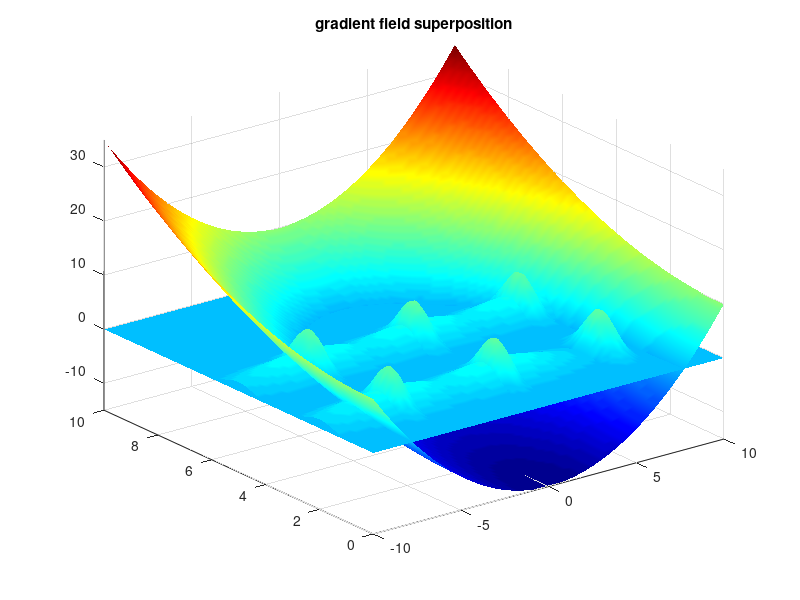

MATLAB code for this plot:
%%
close all; clear all; clc;

x=linspace(-10, 10);
y=linspace(0, 10);
[X,Y]=meshgrid(x,y);
sigma_def = 0.5;
d1 = [0, 2];
d2 = [-6,2];
d3 = [6, 2];
d4 = [0, 5];
d5 = [-6, 5];
d6 = [6, 5];
z1=(10/sqrt(2*pi*sigma_def^2).*exp(-((X-d1(1)).^2/(2*sigma_def^2))-((Y-d1(2)).^2/(2*sigma_def^2)))); %(0, 2)
z2=(10/sqrt(2*pi*sigma_def^2).*exp(-((X-d2(1)).^2/(2*sigma_def^2))-((Y-d2(2)).^2/(2*sigma_def^2)))); %(-6, 2)
z3=(10/sqrt(2*pi*sigma_def^2).*exp(-((X-d3(1)).^2/(2*sigma_def^2))-((Y-d3(2)).^2/(2*sigma_def^2)))); %(6, 2)
z4=(10/sqrt(2*pi*sigma_def^2).*exp(-((X-d4(1)).^2/(2*sigma_def^2))-((Y-d4(2)).^2/(2*sigma_def^2)))); %(0, 5)
z5=(10/sqrt(2*pi*sigma_def^2).*exp(-((X-d5(1)).^2/(2*sigma_def^2))-((Y-d5(2)).^2/(2*sigma_def^2)))); %(-6, 5)
z6=(10/sqrt(2*pi*sigma_def^2).*exp(-((X-d6(1)).^2/(2*sigma_def^2))-((Y-d6(2)).^2/(2*sigma_def^2)))); %(6, 5)
surf(X,Y,z1); hold on;
surf(X,Y,z2);
surf(X,Y,z3);
surf(X,Y,z4);
surf(X,Y,z5);
surf(X,Y,z6);
shading interp
axis tight
%title('defense player potential field')

%%
x=linspace(-10, 10);
y=linspace(0, 10);
[X,Y]=meshgrid(x,y);
sigma = 3;
o1 = [0, 2];
o2 = [-6,2];
o3 = [6, 2];
o4 = [0, 5];
o5 = [-6, 5];
o6 = [6, 5];
z1=(30/sqrt(2*pi*sigma^2).*exp(-((X-o1(1)).^2/(2*sigma^2))-((Y-o1(2)).^2/(2*0.25)))); %(0, 2)
z2=(30/sqrt(2*pi*sigma^2).*exp(-((X-o2(1)).^2/(2*sigma^2))-((Y-o2(2)).^2/(2*0.25)))); %(-6, 2)
%z3=(30/sqrt(2*pi*sigma^2).*exp(-((X-o3(1)).^2/(2*sigma^2))-((Y-o3(2)).^2/(2*0.25)))); %(6, 2)
z4=(30/sqrt(2*pi*sigma^2).*exp(-((X-o4(1)).^2/(2*sigma^2))-((Y-o4(2)).^2/(2*0.25)))); %(0, 5)
z5=(30/sqrt(2*pi*sigma^2).*exp(-((X-o5(1)).^2/(2*sigma^2))-((Y-o5(2)).^2/(2*0.25)))); %(-6, 5)
z6=(30/sqrt(2*pi*sigma^2).*exp(-((X-o6(1)).^2/(2*sigma^2))-((Y-o6(2)).^2/(2*0.25)))); %(6, 5)
surf(X,Y,z1); hold on;
surf(X,Y,z2);
%surf(X,Y,z3);
surf(X,Y,z4);
surf(X,Y,z5);
surf(X,Y,z6);
shading interp
axis tight
%title('offense teammate player potential field')

%%
zgoal = -15 + (X./2).^2 + (Y./2).^2;
zflat = X.*0;
surf(X,Y,zgoal);hold on;
surf(X,Y,zflat);
shading interp
colormap jet
axis tight
%title('goal potential field')
title('gradient field superposition');